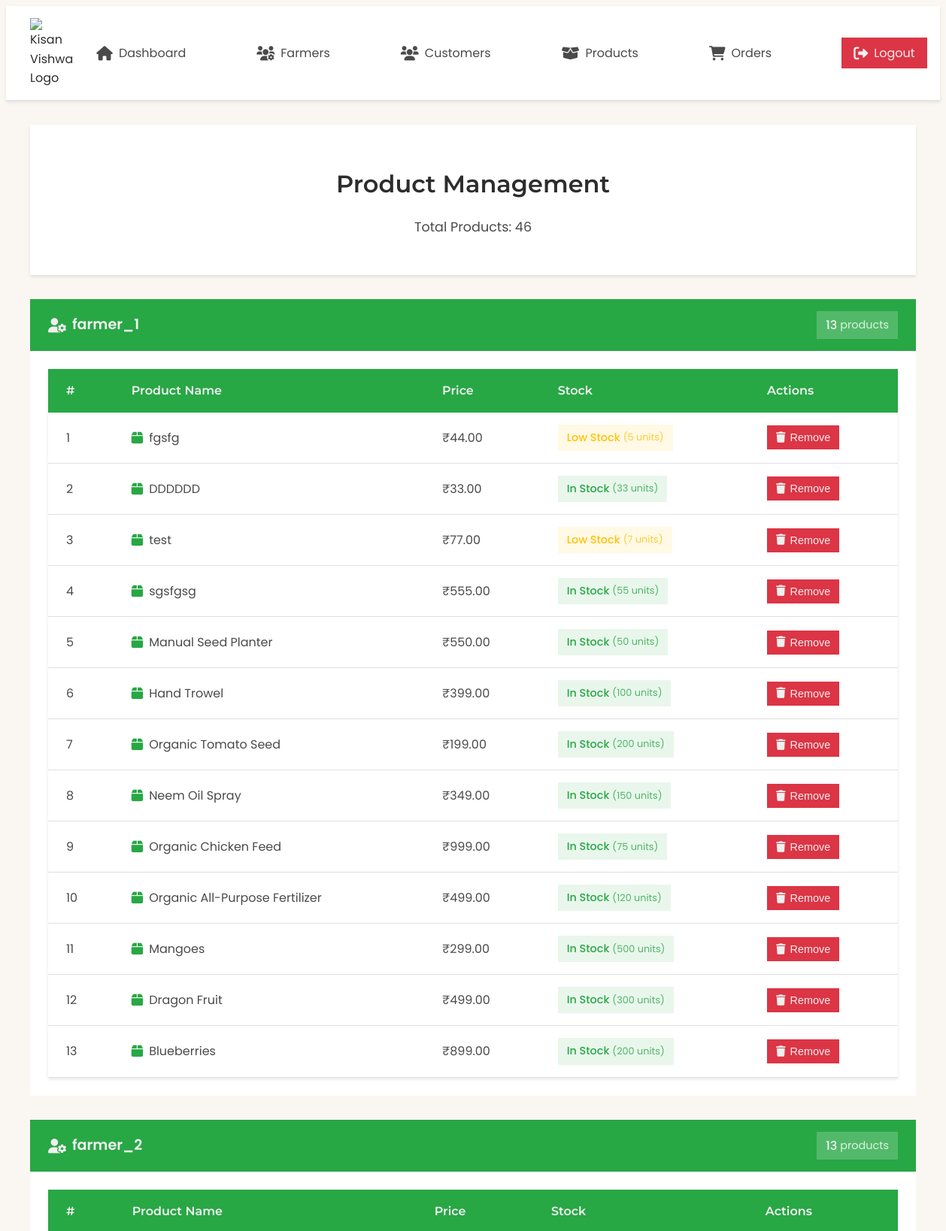
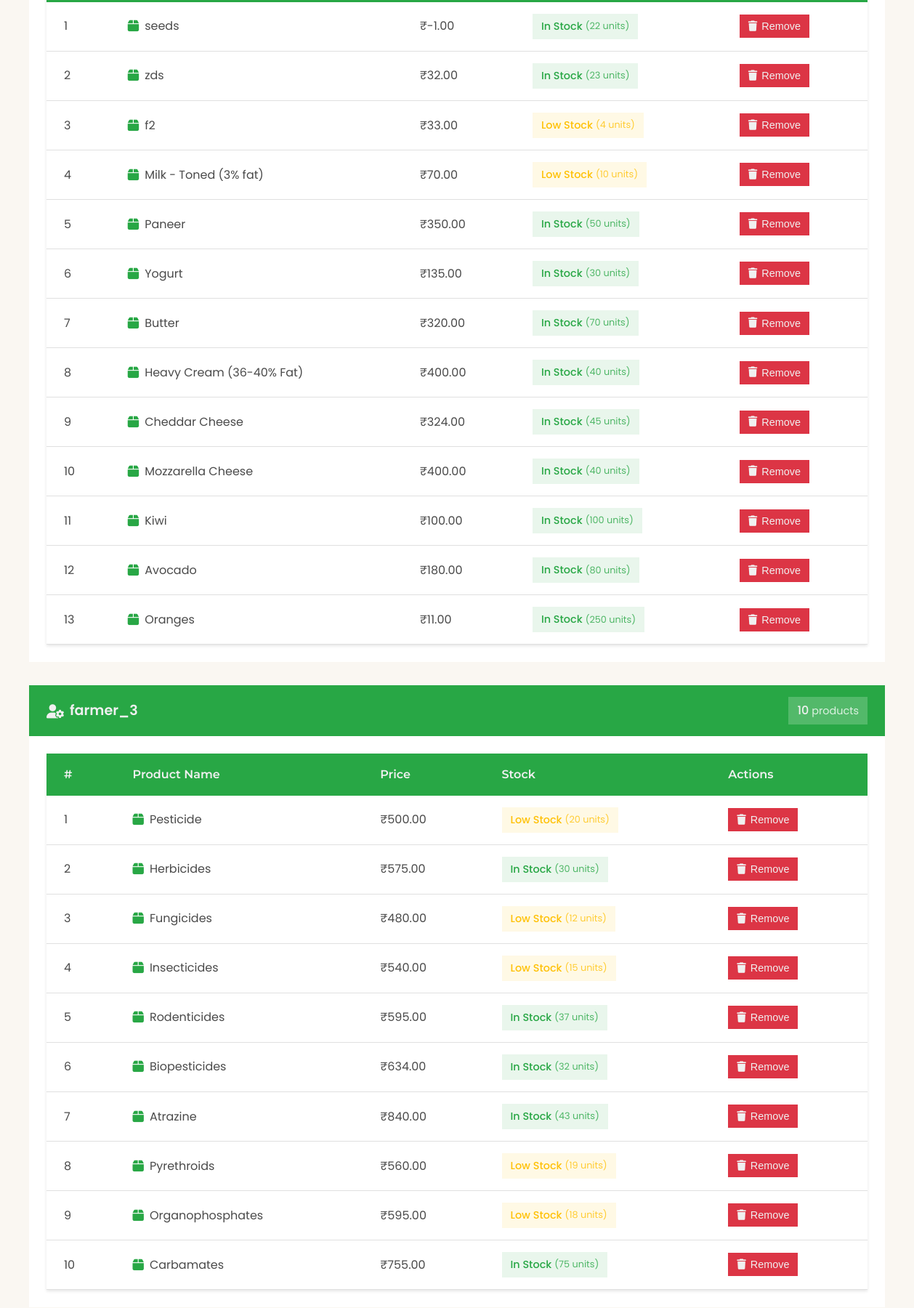
Screenshot of /custom-admin/product_list/ (signed in, upper part) with the database file from the repository (2 pictures, top to bottom).
### auth_app/models.py (models this page shows, shortened)
class FarmerProfile(models.Model):
    user = models.OneToOneField(User, on_delete=models.CASCADE)
    role = models.CharField(max_length=10, default='farmer')

### product_app/models.py (models this page shows, shortened)
class Product(models.Model):
    CATEGORY_CHOICES = [
        ('vegetables', 'Vegetables'),
        ('fruits', 'Fruits'),
        ('grains', 'Grains'),
        ('dairy', 'Dairy'),
        ('tools', 'Tools & Equipment'),
        ('seeds', 'Seeds & Saplings'),
        ('pesticides', 'Pesticides & Fertilizers'),
        ('organic', 'Organic Products'),
        ('livestock', 'Livestock & Feed'),
        ('other', 'Other')
    ]
    name = models.CharField(max_length=200)
    category = models.CharField(max_length=100, choices=CATEGORY_CHOICES, default='other')
    price = models.DecimalField(max_digits=10, decimal_places=2)
    quantity = models.IntegerField()
    description = models.TextField()
    image = models.ImageField(
        upload_to='products/',
        null=True,
        blank=True
    )
    farmer = models.ForeignKey(User, on_delete=models.CASCADE)
    created_at = models.DateTimeField(auto_now_add=True)
    updated_at = models.DateTimeField(auto_now=True)
    is_featured = models.BooleanField(default=False)
    is_deleted = models.BooleanField(default=False)
    @property
    def stock_status(self):
        if self.quantity > 20:
            return "In Stock"
        elif 1 <= self.quantity <= 20:
            return "Low Stock"
        else:
            return "Out of Stock"
    @property
    def stock_status_color(self):
        if self.quantity > 20:
            return "success"  # Green
        elif 1 <= self.quantity <= 20:
            return "warning"  # Orange
        else:
            return "danger"   # Red

### admin_app/views.py (the view)
# urls.py: path('product_list/', product_list, name='admin_product_list'),  # Products list view
@login_required
@user_passes_test(admin_check)
def product_list(request):
    farmers = FarmerProfile.objects.all()
    farmer_products = {}
    for farmer in farmers:
        products = Product.objects.filter(farmer=farmer.user)
        if products.exists():  # Only add farmers who have products
            farmer_products[farmer] = products
    context = {
        'farmer_products': farmer_products,
        'total_products': Product.objects.count(),
    }
    return render(request, 'admin_app/product_list.html', context)

### admin_app/views.py (called while the page is built)
def admin_check(user):
    return user.is_superuser

### customer_app/context_processors.py (called while the page is built, shortened)
def wishlist_and_cart_counts(request):
    if request.user.is_authenticated:
        cart_items = CartItem.objects.filter(user=request.user).select_related('product')
        wishlist_items = Wishlist.objects.filter(user=request.user)
        return {
            'cart_items_count': cart_items.count(),
            'cart_total': sum(item.total_price for item in cart_items),
            'wishlist_count': wishlist_items.count(),
            'wishlist_product_ids': set(item.product_id for item in wishlist_items)
        }

def wishlist_status(request):
    if request.user.is_authenticated:
        wishlist_items = Wishlist.objects.filter(user=request.user).select_related('product')
        return {
            'wishlist_product_ids': set(item.product.id for item in wishlist_items),
            'wishlist_products': [item.product for item in wishlist_items]
        }
    return {
        'wishlist_product_ids': set(),
        'wishlist_products': []
    }

def product_categories(request):
    CATEGORY_ICONS = {
        'vegetables': 'fa-carrot',
        'fruits': 'fa-apple-alt',
        'grains': 'fa-wheat',
        'dairy': 'fa-cheese',
        'tools': 'fa-tools',
        'seeds': 'fa-seedling',
        'pesticides': 'fa-spray-can',
        'organic': 'fa-leaf',
        'livestock': 'fa-cow',
        'other': 'fa-box'
    }
    return {
        'PRODUCT_CATEGORIES': Product.CATEGORY_CHOICES,
        'CATEGORY_ICONS': CATEGORY_ICONS
    }

### admin_app/templates/admin_app/product_list.html (shortened to what this page needs)
{% load static %}
<!DOCTYPE html>
<html lang="en">
<head>
    <link rel="stylesheet" href="https://cdnjs.cloudflare.com/ajax/libs/font-awesome/6.0.0/css/all.min.css">
    <link rel="stylesheet" href="{% static 'css/admin.css' %}">
</head>
<body>
    {% include 'NavBar/AdminNavBar.html' %}
    <div class="container">
        <div class="dashboard-header">
            <h1>Product Management</h1>
            <p class="subtitle">Total Products: {{ total_products }}</p>
        </div>
        {% for farmer, products in farmer_products.items %}
        <div class="farmer-section">
            <div class="farmer-header">
                <div class="farmer-info">
                    <i class="fas fa-user-cog"></i>
                    <h2>{{ farmer.user.username }}</h2>
                </div>
                <span class="product-count">
                    {{ products.count }}
                    <span class="product-label">products</span>
                </span>
            </div>
            <div class="table-container">
                <table class="styled-table">
                    <thead>
                        <tr>
                            <th>#</th>
                            <th>Product Name</th>
                            <th>Price</th>
                            <th>Stock</th>
                            <th>Actions</th>
                        </tr>
                    </thead>
                    <tbody>
                        {% for product in products %}
                        <tr>
                            <td>{{ forloop.counter }}</td>
                            <td>
                                <div class="product-info">
                                    <i class="fas fa-box"></i>
                                    <span>{{ product.name }}</span>
                                </div>
                            </td>
                            <td>₹{{ product.price }}</td>
                            <td>
                                <span class="stock-badge stock-{{ product.stock_status_color }}">
                                    {{ product.stock_status }}
                                    <span class="stock-detail">({{ product.quantity }} units)</span>
                                </span>
                            </td>
                            <td>
                                <div class="action-buttons">
                                    <form method="post" style="display: inline;">
                                        <button type="submit" class="btn-delete">
                                            <i class="fas fa-trash"></i>
                                            <span>Remove</span>
                                        </button>
                                    </form>
                                </div>
                            </td>
                        </tr>
                        {% endfor %}
                    </tbody>
                </table>
            </div>
        </div>
        {% endfor %}
    </div>
</body>
</html>

### static/css/admin.css (style rules this page uses)
:root { --primary-color: #28a745; --secondary-color: #218838; --background-color: #FAF7F2; --card-background: #ffffff; --text-primary: #2D2D2D; --text-secondary: #4A4A4A; --text-gray: #555555; --text-light: #f0f0f0; --shadow-light: 0 2px 4px rgba(0, 0, 0, 0.1); --shadow-medium: 0 4px 6px rgba(0, 0, 0, 0.1); --shadow-heavy: 0 8px 16px rgba(0, 0, 0, 0.15); --border-color: #e0e0e0; --spacing-sm: 0.5rem; --spacing-md: 1rem; --spacing-lg: 1.5rem; --spacing-xl: 2rem; }
body { font-family: 'Poppins', sans-serif; background-color: var(--background-color); color: var(--text-primary); line-height: 1.6; }
.container { max-width: 1200px; margin: 0 auto; padding: var(--spacing-xl); }
.dashboard-header { text-align: center; padding: var(--spacing-xl) 0; margin-bottom: var(--spacing-xl); background: var(--card-background); border-radius: var(--radius-lg); box-shadow: var(--shadow-light); }
.dashboard-header h1 { font-family: 'Montserrat', sans-serif; font-weight: 600; color: var(--text-primary); margin-bottom: var(--spacing-sm); }
.subtitle { color: var(--text-secondary); font-size: 1.1rem; }
.styled-table { background-color: var(--card-background); border-radius: var(--border-radius-md); box-shadow: var(--shadow-light); overflow: hidden; }
.styled-table thead { background-color: var(--primary-color); color: white; }
.styled-table th { padding: 15px 20px; font-family: 'Montserrat', sans-serif; }
.styled-table td { padding: 12px 20px; color: var(--text-secondary); }
.btn-delete { background-color: #dc3545; color: white; border: none; padding: 8px 15px; border-radius: var(--border-radius-sm); cursor: pointer; transition: background-color 0.3s ease; }
.table-container { background: var(--card-background); border-radius: var(--radius-md); padding: var(--spacing-lg); box-shadow: var(--shadow-medium); margin-top: var(--spacing-xl); overflow-x: auto; }
.styled-table { width: 100%; border-collapse: collapse; font-size: 1rem; border-radius: var(--radius-sm); overflow: hidden; }
.styled-table thead { background-color: var(--primary-color); }
.styled-table th { color: var(--text-light); font-family: 'Montserrat', sans-serif; font-weight: 600; padding: var(--spacing-md) var(--spacing-lg); text-align: left; }
.styled-table td { padding: var(--spacing-md) var(--spacing-lg); border-bottom: 1px solid var(--border-color); color: var(--text-secondary); }
.action-buttons { display: flex; gap: var(--spacing-sm); }
.btn-delete { display: inline-flex; align-items: center; gap: 6px; background-color: #dc3545; color: var(--text-light); border: none; padding: 8px 12px; border-radius: var(--radius-sm); cursor: pointer; transition: all 0.3s ease; font-size: 0.9rem; }
.farmer-info { display: flex; align-items: center; gap: var(--spacing-sm); }
.farmer-info i { color: var(--primary-color); font-size: 1.1rem; }
.product-count { display: inline-flex; align-items: center; gap: 4px; background: rgba(40, 167, 69, 0.1); color: var(--primary-color); padding: 6px 12px; border-radius: var(--radius-sm); font-weight: 500; }
.product-label { color: var(--text-secondary); font-size: 0.9rem; font-weight: normal; }
.product-info { display: flex; align-items: center; gap: var(--spacing-sm); }
.product-info i { color: var(--primary-color); font-size: 1.1rem; }
.farmer-section { margin-bottom: var(--spacing-xl); background: var(--card-background); border-radius: var(--radius-md); overflow: hidden; }
.farmer-header { display: flex; justify-content: space-between; align-items: center; padding: var(--spacing-md) var(--spacing-lg); background: var(--primary-color); color: var(--text-light); }
.farmer-header .farmer-info { display: flex; align-items: center; gap: var(--spacing-sm); }
.farmer-header .farmer-info i { color: var(--text-light); font-size: 1.2rem; }
.farmer-header h2 { margin: 0; font-size: 1.2rem; font-weight: 600; }
.farmer-header .product-count { background: rgba(255, 255, 255, 0.2); color: var(--text-light); }
.farmer-header .product-label { color: rgba(255, 255, 255, 0.8); }
.farmer-section .table-container { margin-top: 0; border-radius: 0; }
.stock-badge { display: inline-flex; align-items: center; gap: 4px; padding: 6px 12px; border-radius: var(--radius-sm); font-weight: 500; font-size: 0.9rem; }
.stock-success { background: rgba(40, 167, 69, 0.1); color: #28a745; }
.stock-warning { background: rgba(255, 193, 7, 0.1); color: #ffc107; }
.stock-detail { font-size: 0.8rem; opacity: 0.8; font-weight: normal; }

### rows the page displays
Product: name "fgsfg", price "44.00", stock_status "Low Stock", quantity "5"
Product: name "DDDDDD", price "33.00", stock_status "In Stock", quantity "33"
Product: name "test", price "77.00", stock_status "Low Stock", quantity "7"
Product: name "sgsfgsg", price "555.00", stock_status "In Stock", quantity "55"
Product: name "Manual Seed Planter", price "550.00", stock_status "In Stock", quantity "50"
Product: name "Hand Trowel", price "399.00", stock_status "In Stock", quantity "100"
Product: name "Organic Tomato Seed", price "199.00", stock_status "In Stock", quantity "200"
Product: name "Neem Oil Spray", price "349.00", stock_status "In Stock", quantity "150"
Product: name "Organic Chicken Feed", price "999.00", stock_status "In Stock", quantity "75"
Product: name "Organic All-Purpose Fertilizer", price "499.00", stock_status "In Stock", quantity "120"
Product: name "Mangoes", price "299.00", stock_status "In Stock", quantity "500"
Product: name "Dragon Fruit", price "499.00", stock_status "In Stock", quantity "300"
Product: name "Blueberries", price "899.00", stock_status "In Stock", quantity "200"
Product: name "seeds", price "-1.00", stock_status "In Stock", quantity "22"
Product: name "zds", price "32.00", stock_status "In Stock", quantity "23"
Product: name "f2", price "33.00", stock_status "Low Stock", quantity "4"
Product: name "Milk - Toned (3% fat)", price "70.00", stock_status "Low Stock", quantity "10"
Product: name "Paneer", price "350.00", stock_status "In Stock", quantity "50"
Product: name "Yogurt", price "135.00", stock_status "In Stock", quantity "30"
Product: name "Butter", price "320.00", stock_status "In Stock", quantity "70"
Product: name "Heavy Cream (36-40% Fat)", price "400.00", stock_status "In Stock", quantity "40"
Product: name "Cheddar Cheese", price "324.00", stock_status "In Stock", quantity "45"
Product: name "Mozzarella Cheese", price "400.00", stock_status "In Stock", quantity "40"
Product: name "Kiwi", price "100.00", stock_status "In Stock", quantity "100"
Product: name "Avocado", price "180.00", stock_status "In Stock", quantity "80"
Product: name "Oranges", price "11.00", stock_status "In Stock", quantity "250"
Product: name "Pesticide", price "500.00", stock_status "Low Stock", quantity "20"
Product: name "Herbicides", price "575.00", stock_status "In Stock", quantity "30"
Product: name "Fungicides", price "480.00", stock_status "Low Stock", quantity "12"
Product: name "Insecticides", price "540.00", stock_status "Low Stock", quantity "15"
Product: name "Rodenticides", price "595.00", stock_status "In Stock", quantity "37"
Product: name "Biopesticides", price "634.00", stock_status "In Stock", quantity "32"
Product: name "Atrazine", price "840.00", stock_status "In Stock", quantity "43"
Product: name "Pyrethroids", price "560.00", stock_status "Low Stock", quantity "19"
Product: name "Organophosphates", price "595.00", stock_status "Low Stock", quantity "18"
Product: name "Carbamates", price "755.00", stock_status "In Stock", quantity "75"

### other values shown
{{ total_products }} "46"
{{ farmer.user.username }} "farmer_1"
{{ products.count }} "13"
{{ farmer.user.username }} "farmer_2"
{{ farmer.user.username }} "farmer_3"
{{ products.count }} "10"
